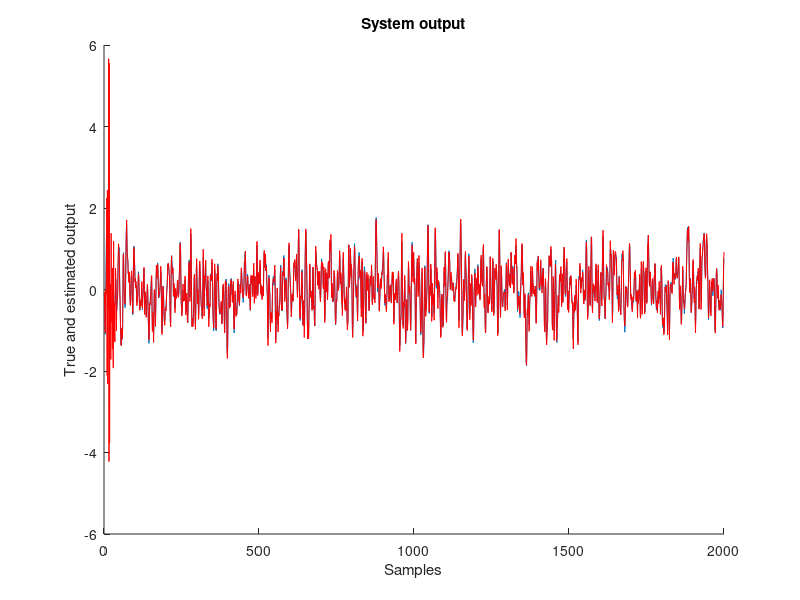
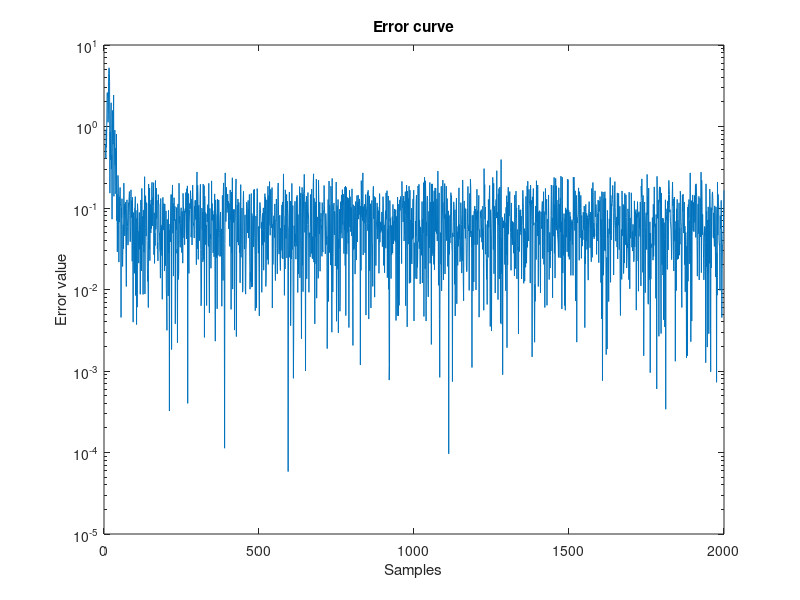
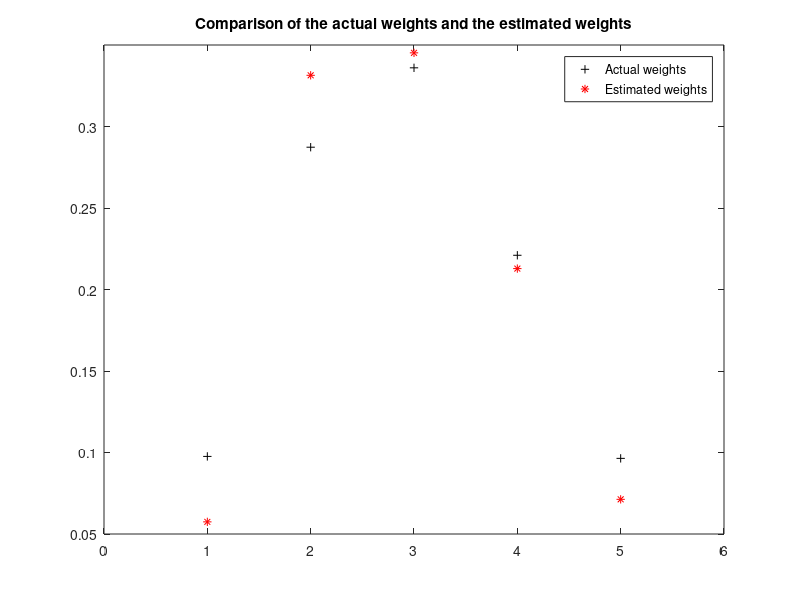

These charts were generated, in order, by the following MATLAB code:
clear all
close all
hold off
%channel system order
sysorder = 5 ;
% Number of system points
N=2000;
inp = randn(N,1);
n = randn(N,1);
[b,a] = butter(2,0.25);
Gz = tf(b,a,-1);
%This function is submitted to make inverse Z-transform (Matlab central file exchange)
%The first sysorder weight value
%h=ldiv(b,a,sysorder)';
% if you use ldiv this will give h :filter weights to be
h=  [0.0976;
    0.2873;
    0.3360;
    0.2210;
    0.0964;];
y = lsim(Gz,inp);
%add some noise
n = n * std(y)/(10*std(n));
d = y + n;
totallength=size(d,1);
%Take 60 points for training
N=60 ;	
%begin of algorithm
w = zeros ( sysorder  , 1 ) ;
for n = sysorder : N 
	u = inp(n:-1:n-sysorder+1) ;
    y(n)= w' * u;
    e(n) = d(n) - y(n) ;
% Start with big mu for speeding the convergence then slow down to reach the correct weights
    if n < 20
        mu=0.32;
    else
        mu=0.15;
    end
	w = w + mu * u * e(n) ;
end 
%check of results
for n =  N+1 : totallength
	u = inp(n:-1:n-sysorder+1) ;
    y(n) = w' * u ;
    e(n) = d(n) - y(n) ;
end 
hold on
plot(d)
plot(y,'r');
title('System output') ;
xlabel('Samples')
ylabel('True and estimated output')
figure
semilogy((abs(e))) ;
title('Error curve') ;
xlabel('Samples')
ylabel('Error value')
figure
plot(h, 'k+')
hold on
plot(w, 'r*')
legend('Actual weights','Estimated weights')
title('Comparison of the actual weights and the estimated weights') ;
axis([0 6 0.05 0.35])